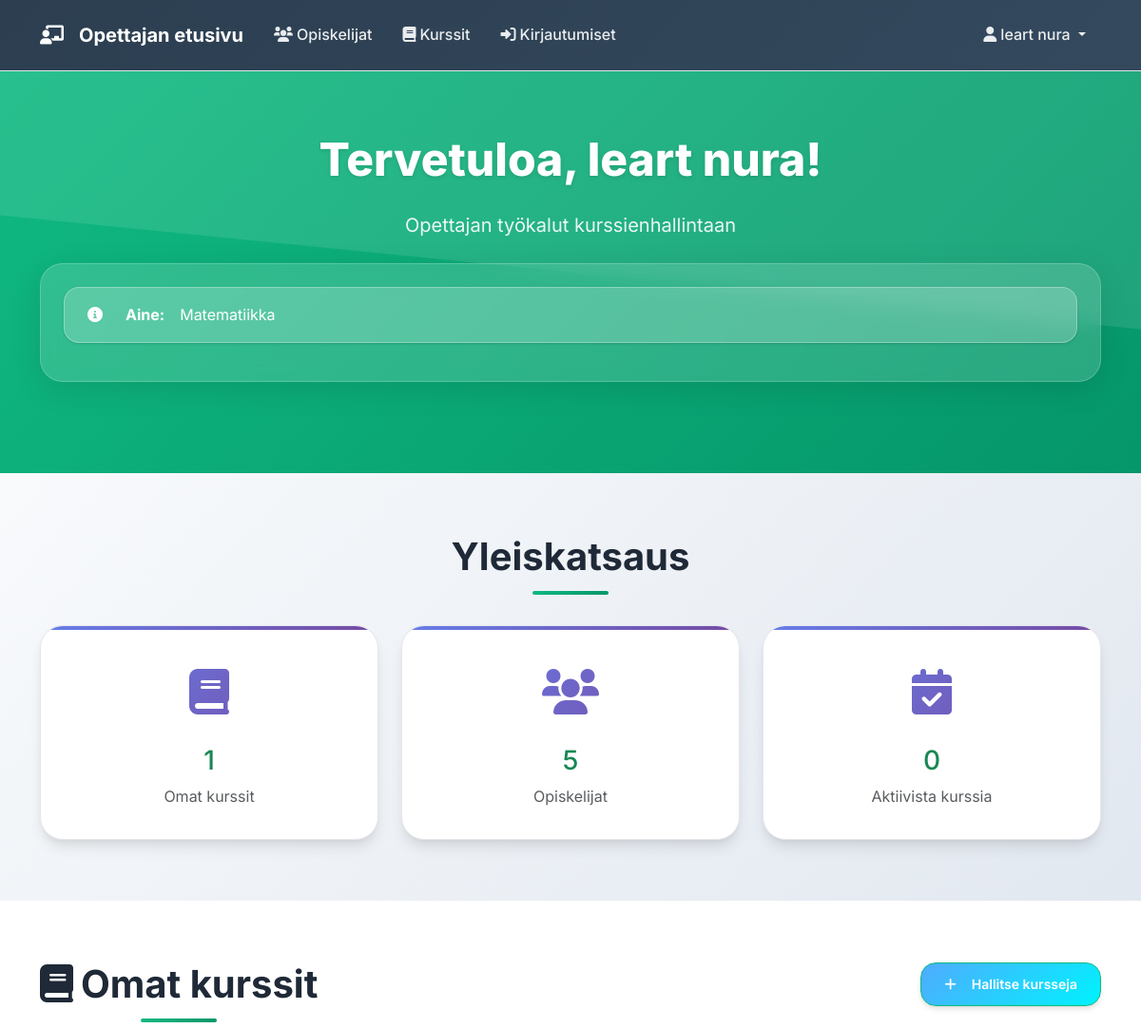
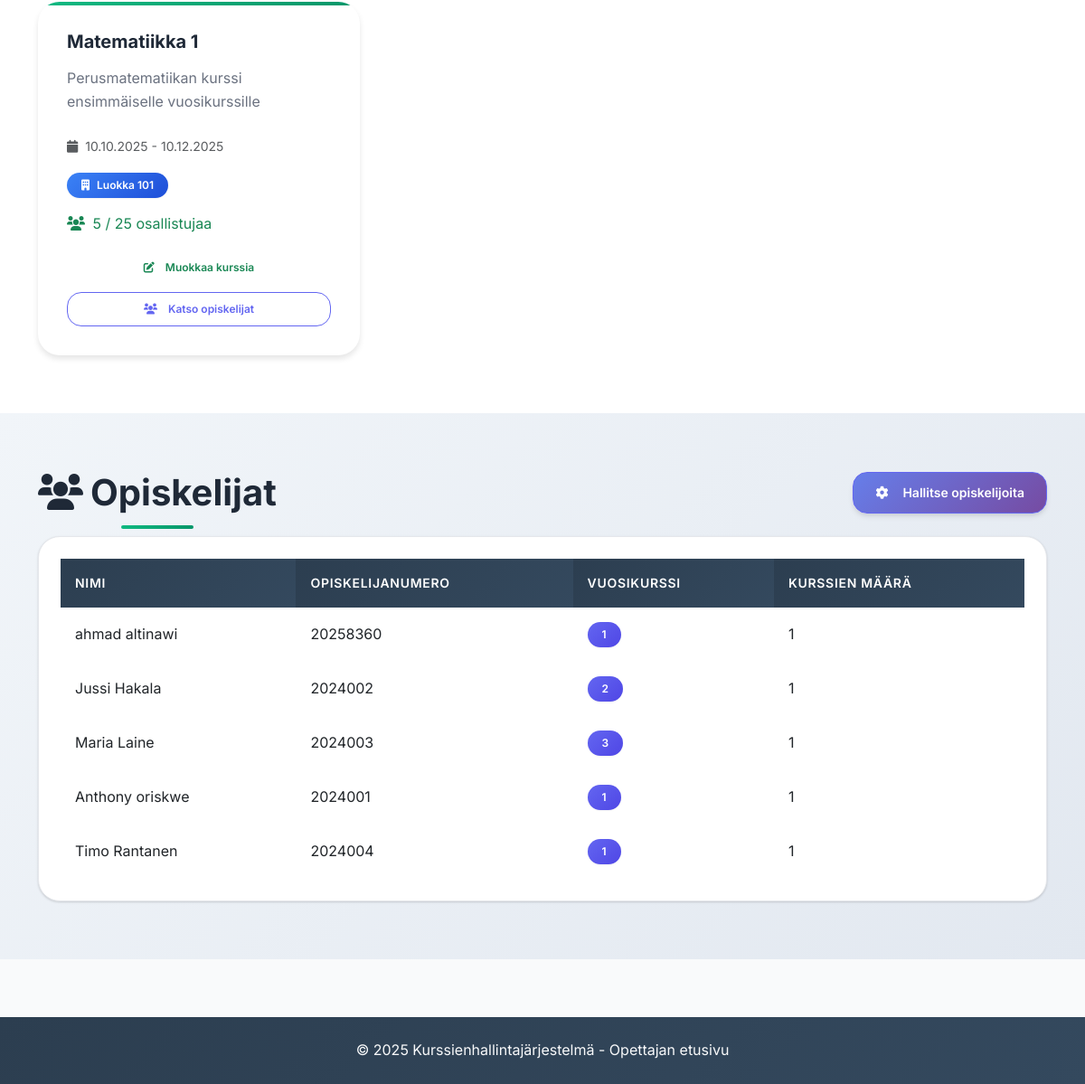
Screenshot of /teacher_dashboard.php (signed in) with the database file from the repository (2 pictures, top to bottom).
### tables this page shows
CREATE TABLE `opettajat` (
  `tunnus` int(11) NOT NULL AUTO_INCREMENT,
  `kayttaja_tunnus` int(11) DEFAULT NULL,
  `etunimi` varchar(50) NOT NULL,
  `sukunimi` varchar(50) NOT NULL,
  `aine` varchar(100) NOT NULL,
  `created_at` timestamp NOT NULL DEFAULT current_timestamp(),
  `updated_at` timestamp NOT NULL DEFAULT current_timestamp() ON UPDATE current_timestamp(),
  PRIMARY KEY (`tunnus`),
  KEY `kayttaja_tunnus` (`kayttaja_tunnus`),
  KEY `idx_opettajat_aine` (`aine`),
  CONSTRAINT `opettajat_ibfk_1` FOREIGN KEY (`kayttaja_tunnus`) REFERENCES `kayttajat` (`tunnus`) ON DELETE SET NULL
);

CREATE TABLE `kurssit` (
  `tunnus` int(11) NOT NULL AUTO_INCREMENT,
  `nimi` varchar(200) NOT NULL,
  `kuvaus` text DEFAULT NULL,
  `alkupaiva` date NOT NULL,
  `loppupaiva` date NOT NULL,
  `opettaja_tunnus` int(11) NOT NULL,
  `tila_tunnus` int(11) NOT NULL,
  `created_at` timestamp NOT NULL DEFAULT current_timestamp(),
  `updated_at` timestamp NOT NULL DEFAULT current_timestamp() ON UPDATE current_timestamp(),
  PRIMARY KEY (`tunnus`),
  KEY `idx_kurssit_opettaja` (`opettaja_tunnus`),
  KEY `idx_kurssit_tila` (`tila_tunnus`),
  KEY `idx_kurssit_alkupaiva` (`alkupaiva`),
  CONSTRAINT `kurssit_ibfk_1` FOREIGN KEY (`opettaja_tunnus`) REFERENCES `opettajat` (`tunnus`) ON DELETE CASCADE,
  CONSTRAINT `kurssit_ibfk_2` FOREIGN KEY (`tila_tunnus`) REFERENCES `tilat` (`tunnus`) ON DELETE CASCADE
);

CREATE TABLE `tilat` (
  `tunnus` int(11) NOT NULL AUTO_INCREMENT,
  `nimi` varchar(100) NOT NULL,
  `kapasiteetti` int(11) NOT NULL CHECK (`kapasiteetti` > 0),
  `created_at` timestamp NOT NULL DEFAULT current_timestamp(),
  `updated_at` timestamp NOT NULL DEFAULT current_timestamp() ON UPDATE current_timestamp(),
  PRIMARY KEY (`tunnus`)
);

CREATE TABLE `opiskelijat` (
  `tunnus` int(11) NOT NULL AUTO_INCREMENT,
  `kayttaja_tunnus` int(11) DEFAULT NULL,
  `opiskelijanumero` varchar(20) NOT NULL,
  `etunimi` varchar(50) NOT NULL,
  `sukunimi` varchar(50) NOT NULL,
  `syntymapaiva` date NOT NULL,
  `vuosikurssi` int(11) NOT NULL CHECK (`vuosikurssi` >= 1 and `vuosikurssi` <= 3),
  `created_at` timestamp NOT NULL DEFAULT current_timestamp(),
  `updated_at` timestamp NOT NULL DEFAULT current_timestamp() ON UPDATE current_timestamp(),
  PRIMARY KEY (`tunnus`),
  UNIQUE KEY `opiskelijanumero` (`opiskelijanumero`),
  KEY `kayttaja_tunnus` (`kayttaja_tunnus`),
  CONSTRAINT `opiskelijat_ibfk_1` FOREIGN KEY (`kayttaja_tunnus`) REFERENCES `kayttajat` (`tunnus`) ON DELETE SET NULL
);

### config/auth.php (called while the page is built, shortened)
<?php
function getCurrentUserName() {
    return $_SESSION['user_name'] ?? null;
}
?>

### teacher_dashboard.php (the view, shortened to what this page needs)
<?php
require_once 'config/auth.php';
$pdo = getDbConnection();
$teacherId = getCurrentTeacherId();
$opettaja = null;
try {
    $stmt = $pdo->prepare("SELECT * FROM opettajat WHERE tunnus = ?");
    $stmt->execute([$teacherId]);
    $opettaja = $stmt->fetch(PDO::FETCH_ASSOC);
} catch (Exception $e) {
    $error = 'Virhe opettajatietojen haussa: ' . $e->getMessage();
}
$kurssit = [];
try {
    $stmt = $pdo->prepare("
        SELECT k.*, t.nimi AS tila_nimi, t.kapasiteetti,
               COUNT(kk.opiskelija_tunnus) AS osallistujien_maara
        FROM kurssit k
        JOIN tilat t ON k.tila_tunnus = t.tunnus
        LEFT JOIN kurssikirjautumiset kk ON k.tunnus = kk.kurssi_tunnus
        WHERE k.opettaja_tunnus = ?
        GROUP BY k.tunnus
        ORDER BY k.alkupaiva DESC
    ");
    $stmt->execute([$teacherId]);
    $kurssit = $stmt->fetchAll();
} catch (Exception $e) {
    $error = 'Virhe kurssien haussa: ' . $e->getMessage();
}
$opiskelijat = [];
try {
    $stmt = $pdo->prepare("
        SELECT DISTINCT o.*, COUNT(kk.kurssi_tunnus) AS kurssien_maara
        FROM opiskelijat o
        JOIN kurssikirjautumiset kk ON o.tunnus = kk.opiskelija_tunnus
        JOIN kurssit k ON kk.kurssi_tunnus = k.tunnus
        WHERE k.opettaja_tunnus = ?
        GROUP BY o.tunnus
        ORDER BY o.sukunimi, o.etunimi
    ");
    $stmt->execute([$teacherId]);
    $opiskelijat = $stmt->fetchAll();
} catch (Exception $e) {
    $error = 'Virhe opiskelijoiden haussa: ' . $e->getMessage();
}
?>
<!DOCTYPE html>
<html lang="fi">
<head>
    <link href="https://cdn.jsdelivr.net/npm/bootstrap@5.3.0/dist/css/bootstrap.min.css" rel="stylesheet">
    <link href="https://cdnjs.cloudflare.com/ajax/libs/font-awesome/6.0.0/css/all.min.css" rel="stylesheet">
    <link href="assets/css/modern-design.css" rel="stylesheet">
</head>
<body>
    <nav class="navbar navbar-expand-lg navbar-dark bg-success">
        <div class="container">
            <a class="navbar-brand" href="teacher_dashboard.php">
                <i class="fas fa-chalkboard-teacher me-2"></i>
                Opettajan etusivu
            </a>
            <div class="collapse navbar-collapse" id="navbarNav">
                <ul class="navbar-nav me-auto">
                    <li class="nav-item">
                        <a class="nav-link" href="opiskelijat.php">
                            <i class="fas fa-users me-1"></i>Opiskelijat
                        </a>
                    </li>
                    <li class="nav-item">
                        <a class="nav-link" href="kurssit.php">
                            <i class="fas fa-book me-1"></i>Kurssit
                        </a>
                    </li>
                    <li class="nav-item">
                        <a class="nav-link" href="kirjautumiset.php">
                            <i class="fas fa-sign-in-alt me-1"></i>Kirjautumiset
                        </a>
                    </li>
                </ul>
                <ul class="navbar-nav">
                    <li class="nav-item dropdown">
                        <a class="nav-link dropdown-toggle" href="#" id="userDropdown" role="button" data-bs-toggle="dropdown">
                            <i class="fas fa-user me-1"></i><?php echo htmlspecialchars(getCurrentUserName()); ?>
                        </a>
                    </li>
                </ul>
            </div>
        </div>
    </nav>
    <section class="hero-section">
        <div class="container text-center">
            <h1 class="display-4 mb-4">Tervetuloa, <?php echo htmlspecialchars(getCurrentUserName()); ?>!</h1>
            <p class="lead mb-4">Opettajan työkalut kurssienhallintaan</p>
            <?php if ($opettaja): ?>
                <div class="teacher-info">
                    <div class="alert">
                        <i class="fas fa-info-circle me-2"></i>
                        <strong>Aine:</strong> <?php echo htmlspecialchars($opettaja['aine']); ?>
                    </div>
                </div>
            <?php endif; ?>
        </div>
    </section>
    <section class="stats-section">
        <div class="container">
            <h2 class="section-title">Yleiskatsaus</h2>
            <div class="row g-4">
                <div class="col-md-4">
                    <div class="stat-card text-center">
                        <div class="stat-icon">
                            <i class="fas fa-book"></i>
                        </div>
                        <h3 class="text-success"><?php echo count($kurssit); ?></h3>
                        <p class="text-muted mb-0">Omat kurssit</p>
                    </div>
                </div>
                <div class="col-md-4">
                    <div class="stat-card text-center">
                        <div class="stat-icon">
                            <i class="fas fa-users"></i>
                        </div>
                        <h3 class="text-success"><?php echo count($opiskelijat); ?></h3>
                        <p class="text-muted mb-0">Opiskelijat</p>
                    </div>
                </div>
                <div class="col-md-4">
                    <div class="stat-card text-center">
                        <div class="stat-icon">
                            <i class="fas fa-calendar-check"></i>
                        </div>
                        <h3 class="text-success">
                            <?php
                            $aktiiviset = array_filter($kurssit, function($k) {
                                return $k['alkupaiva'] <= date('Y-m-d') && $k['loppupaiva'] >= date('Y-m-d');
                            });
                            echo count($aktiiviset);
                            ?>
                        </h3>
                        <p class="text-muted mb-0">Aktiivista kurssia</p>
                    </div>
                </div>
            </div>
        </div>
    </section>
    <section class="courses-section">
        <div class="container">
            <div class="d-flex justify-content-between align-items-center mb-4">
                <h2 class="section-title mb-0"><i class="fas fa-book me-2"></i>Omat kurssit</h2>
                <a href="kurssit.php" class="btn btn-success">
                    <i class="fas fa-plus me-2"></i>Hallitse kursseja
                </a>
            </div>
            <?php if (empty($kurssit)): ?>
                <div class="alert alert-info">
                    <i class="fas fa-info-circle me-2"></i>
                    Sinulla ei ole vielä kursseja. Ota yhteyttä ylläpitäjään kurssin luomiseksi.
                </div>
            <?php else: ?>
                <div class="row g-4">
                    <?php foreach ($kurssit as $kurssi): ?>
                        <div class="col-md-6 col-lg-4">
                            <div class="card course-card h-100">
                                <div class="card-body">
                                    <h5 class="card-title"><?php echo htmlspecialchars($kurssi['nimi']); ?></h5>
                                    <p class="card-text">
                                        <?php
                                        if (strlen($kurssi['kuvaus']) > 100) {
                                            echo htmlspecialchars(substr($kurssi['kuvaus'], 0, 100)) . '...';
                                        } else {
                                            echo htmlspecialchars($kurssi['kuvaus']);
                                        }
                                        ?>
                                    </p>
                                    <div class="mb-3">
                                        <small class="text-muted">
                                            <i class="fas fa-calendar me-1"></i>
                                            <?php echo date('d.m.Y', strtotime($kurssi['alkupaiva'])); ?> -
                                            <?php echo date('d.m.Y', strtotime($kurssi['loppupaiva'])); ?>
                                        </small>
                                    </div>
                                    <div class="mb-3">
                                        <span class="badge bg-info">
                                            <i class="fas fa-building me-1"></i>
                                            <?php echo htmlspecialchars($kurssi['tila_nimi']); ?>
                                        </span>
                                    </div>
                                    <div class="mb-3">
                                        <span class="<?php echo $kurssi['osallistujien_maara'] > $kurssi['kapasiteetti'] ? 'capacity-warning' : 'text-success'; ?>">
                                            <i class="fas fa-users me-1"></i>
                                            <?php echo $kurssi['osallistujien_maara']; ?> / <?php echo $kurssi['kapasiteetti']; ?> osallistujaa
                                        </span>
                                    </div>
                                    <div class="d-grid gap-2">
                                        <a href="kurssit.php" class="btn btn-outline-success btn-sm">
                                            <i class="fas fa-edit me-1"></i>Muokkaa kurssia
                                        </a>
                                        <a href="opiskelijat.php" class="btn btn-outline-primary btn-sm">
                                            <i class="fas fa-users me-1"></i>Katso opiskelijat
                                        </a>
                                    </div>
                                </div>
                            </div>
                        </div>
                    <?php endforeach; ?>
                </div>
            <?php endif; ?>
        </div>
    </section>
    <section class="students-section">
        <div class="container">
            <div class="d-flex justify-content-between align-items-center mb-4">
                <h2 class="section-title mb-0"><i class="fas fa-users me-2"></i>Opiskelijat</h2>
                <a href="opiskelijat.php" class="btn btn-primary">
                    <i class="fas fa-cog me-2"></i>Hallitse opiskelijoita
                </a>
            </div>
            <?php if (empty($opiskelijat)): ?>
                <div class="alert alert-info">
                    <i class="fas fa-info-circle me-2"></i>
                    Sinulla ei ole vielä opiskelijoita kursseilla.
                </div>
            <?php else: ?>
                <div class="card">
                    <div class="card-body">
                        <div class="table-responsive">
                            <table class="table table-hover">
                                <thead class="table-dark">
                                    <tr>
                                        <th>Nimi</th>
                                        <th>Opiskelijanumero</th>
                                        <th>Vuosikurssi</th>
                                        <th>Kurssien määrä</th>
                                    </tr>
                                </thead>
                                <tbody>
                                    <?php foreach (array_slice($opiskelijat, 0, 10) as $opiskelija): ?>
                                        <tr>
                                            <td><?php echo htmlspecialchars($opiskelija['etunimi'] . ' ' . $opiskelija['sukunimi']); ?></td>
                                            <td><?php echo htmlspecialchars($opiskelija['opiskelijanumero']); ?></td>
                                            <td>
                                                <span class="badge bg-primary"><?php echo htmlspecialchars($opiskelija['vuosikurssi']); ?></span>
                                            </td>
                                            <td><?php echo $opiskelija['kurssien_maara']; ?></td>
                                        </tr>
                                    <?php endforeach; ?>
                                </tbody>
                            </table>
                        </div>
                    </div>
                </div>
            <?php endif; ?>
        </div>
    </section>
    <footer class="bg-dark text-light py-4">
        <div class="container text-center">
            <p class="mb-0">&copy; 2025 Kurssienhallintajärjestelmä - Opettajan etusivu</p>
        </div>
    </footer>
</body>
</html>

### rows the page displays
opettajat: aine "Matematiikka"
kurssit: alkupaiva "0", nimi "Matematiikka 1", kuvaus "Perusmatematiikan kurssi ensimmäiselle vuosikurssille", alkupaiva "10.10.2025", loppupaiva "10.12.2025", tila_tunnus.nimi "Luokka 101", osallistujien_maara "5", tila_tunnus.kapasiteetti "25"
opiskelijat: etunimi+sukunimi "ahmad altinawi", opiskelijanumero "20258360", vuosikurssi "1", kurssien_maara "1"
opiskelijat: etunimi+sukunimi "Jussi Hakala", opiskelijanumero "2024002", vuosikurssi "2", kurssien_maara "1"
opiskelijat: etunimi+sukunimi "Maria Laine", opiskelijanumero "2024003", vuosikurssi "3", kurssien_maara "1"
opiskelijat: etunimi+sukunimi "Anthony oriskwe", opiskelijanumero "2024001", vuosikurssi "1", kurssien_maara "1"
opiskelijat: etunimi+sukunimi "Timo Rantanen", opiskelijanumero "2024004", vuosikurssi "1", kurssien_maara "1"

### other values shown
getCurrentUserName() "leart nura"
count($kurssit) "1"
count($opiskelijat) "5"
